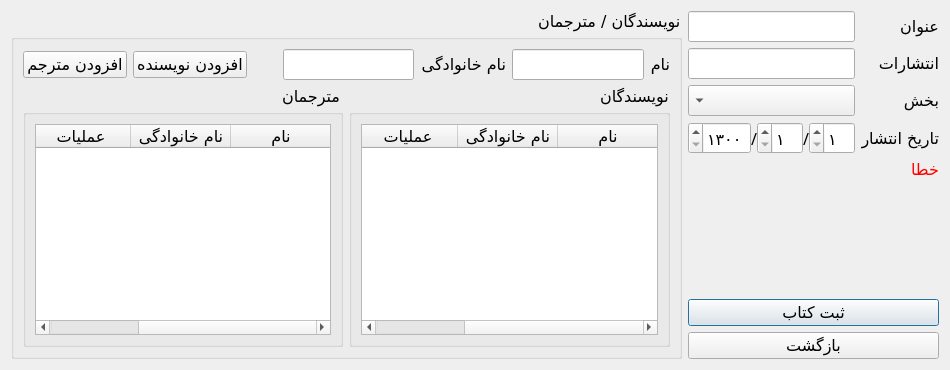
<?xml version="1.0" encoding="UTF-8"?>
<ui version="4.0">
 <class>AddBookDialog</class>
 <widget class="QDialog" name="AddBookDialog">
  <property name="geometry">
   <rect>
    <x>0</x>
    <y>0</y>
    <width>950</width>
    <height>370</height>
   </rect>
  </property>
  <property name="sizePolicy">
   <sizepolicy hsizetype="Fixed" vsizetype="Fixed">
    <horstretch>0</horstretch>
    <verstretch>0</verstretch>
   </sizepolicy>
  </property>
  <property name="minimumSize">
   <size>
    <width>950</width>
    <height>370</height>
   </size>
  </property>
  <property name="maximumSize">
   <size>
    <width>950</width>
    <height>370</height>
   </size>
  </property>
  <property name="font">
   <font>
    <family>B Nazanin</family>
    <pointsize>12</pointsize>
   </font>
  </property>
  <property name="windowTitle">
   <string>افزودن کتاب</string>
  </property>
  <property name="layoutDirection">
   <enum>Qt::RightToLeft</enum>
  </property>
  <property name="locale">
   <locale language="Persian" country="Iran"/>
  </property>
  <layout class="QHBoxLayout" name="horizontalLayout_4">
   <item>
    <layout class="QVBoxLayout" name="vlay_info">
     <item>
      <layout class="QFormLayout" name="flay_info">
       <item row="0" column="0">
        <widget class="QLabel" name="lbl_title_title">
         <property name="text">
          <string>عنوان</string>
         </property>
        </widget>
       </item>
       <item row="0" column="1">
        <widget class="QLineEdit" name="txt_title"/>
       </item>
       <item row="1" column="0">
        <widget class="QLabel" name="lbl_pub_title">
         <property name="text">
          <string>انتشارات</string>
         </property>
        </widget>
       </item>
       <item row="1" column="1">
        <widget class="QLineEdit" name="txt_publication"/>
       </item>
       <item row="2" column="0">
        <widget class="QLabel" name="lbl_section_title">
         <property name="text">
          <string>بخش</string>
         </property>
        </widget>
       </item>
       <item row="2" column="1">
        <widget class="QComboBox" name="cmb_section"/>
       </item>
       <item row="3" column="0">
        <widget class="QLabel" name="lbl_pub_date_title">
         <property name="text">
          <string>تاریخ انتشار</string>
         </property>
        </widget>
       </item>
       <item row="3" column="1">
        <layout class="QHBoxLayout" name="hlay_date" stretch="2,1,2,1,3">
         <property name="spacing">
          <number>0</number>
         </property>
         <item>
          <widget class="QSpinBox" name="spn_day">
           <property name="minimum">
            <number>1</number>
           </property>
           <property name="maximum">
            <number>31</number>
           </property>
          </widget>
         </item>
         <item>
          <widget class="QLabel" name="lbl_slash2">
           <property name="text">
            <string>/</string>
           </property>
           <property name="alignment">
            <set>Qt::AlignCenter</set>
           </property>
          </widget>
         </item>
         <item>
          <widget class="QSpinBox" name="spn_month">
           <property name="minimum">
            <number>1</number>
           </property>
           <property name="maximum">
            <number>12</number>
           </property>
          </widget>
         </item>
         <item>
          <widget class="QLabel" name="lbl_slash1">
           <property name="text">
            <string>/</string>
           </property>
           <property name="alignment">
            <set>Qt::AlignCenter</set>
           </property>
          </widget>
         </item>
         <item>
          <widget class="QSpinBox" name="spn_year">
           <property name="minimum">
            <number>1300</number>
           </property>
           <property name="maximum">
            <number>1500</number>
           </property>
          </widget>
         </item>
        </layout>
       </item>
      </layout>
     </item>
     <item>
      <widget class="QLabel" name="lbl_error">
       <property name="palette">
        <palette>
         <active>
          <colorrole role="WindowText">
           <brush brushstyle="SolidPattern">
            <color alpha="255">
             <red>255</red>
             <green>0</green>
             <blue>0</blue>
            </color>
           </brush>
          </colorrole>
         </active>
         <inactive>
          <colorrole role="WindowText">
           <brush brushstyle="SolidPattern">
            <color alpha="255">
             <red>255</red>
             <green>0</green>
             <blue>0</blue>
            </color>
           </brush>
          </colorrole>
         </inactive>
         <disabled>
          <colorrole role="WindowText">
           <brush brushstyle="SolidPattern">
            <color alpha="255">
             <red>120</red>
             <green>120</green>
             <blue>120</blue>
            </color>
           </brush>
          </colorrole>
         </disabled>
        </palette>
       </property>
       <property name="text">
        <string>خطا</string>
       </property>
      </widget>
     </item>
     <item>
      <spacer name="verticalSpacer">
       <property name="orientation">
        <enum>Qt::Vertical</enum>
       </property>
       <property name="sizeHint" stdset="0">
        <size>
         <width>20</width>
         <height>40</height>
        </size>
       </property>
      </spacer>
     </item>
     <item>
      <widget class="QPushButton" name="btn_add_book">
       <property name="text">
        <string>ثبت کتاب</string>
       </property>
      </widget>
     </item>
     <item>
      <widget class="QPushButton" name="btn_back">
       <property name="text">
        <string>بازگشت</string>
       </property>
      </widget>
     </item>
    </layout>
   </item>
   <item>
    <widget class="QGroupBox" name="grp_author_translator">
     <property name="title">
      <string>نویسندگان / مترجمان</string>
     </property>
     <layout class="QVBoxLayout" name="verticalLayout">
      <item>
       <layout class="QHBoxLayout" name="hlay_add_author_translator">
        <item>
         <widget class="QLabel" name="lbl_fname">
          <property name="text">
           <string>نام</string>
          </property>
         </widget>
        </item>
        <item>
         <widget class="QLineEdit" name="txt_fname"/>
        </item>
        <item>
         <widget class="QLabel" name="lbl_lname">
          <property name="text">
           <string>نام خانوادگی</string>
          </property>
         </widget>
        </item>
        <item>
         <widget class="QLineEdit" name="txt_lname"/>
        </item>
        <item>
         <spacer name="horizontalSpacer">
          <property name="orientation">
           <enum>Qt::Horizontal</enum>
          </property>
          <property name="sizeHint" stdset="0">
           <size>
            <width>40</width>
            <height>20</height>
           </size>
          </property>
         </spacer>
        </item>
        <item>
         <widget class="QPushButton" name="btn_add_author">
          <property name="text">
           <string>افزودن نویسنده</string>
          </property>
         </widget>
        </item>
        <item>
         <widget class="QPushButton" name="btn_add_translator">
          <property name="text">
           <string>افزودن مترجم</string>
          </property>
         </widget>
        </item>
       </layout>
      </item>
      <item>
       <layout class="QHBoxLayout" name="hlay_tables">
        <item>
         <widget class="QGroupBox" name="grp_authors">
          <property name="title">
           <string>نویسندگان</string>
          </property>
          <layout class="QVBoxLayout" name="verticalLayout_3">
           <item>
            <widget class="QTableWidget" name="tbl_authors">
             <property name="selectionBehavior">
              <enum>QAbstractItemView::SelectRows</enum>
             </property>
             <column>
              <property name="text">
               <string>نام</string>
              </property>
              <property name="font">
               <font>
                <family>B Nazanin</family>
                <pointsize>12</pointsize>
               </font>
              </property>
             </column>
             <column>
              <property name="text">
               <string>نام خانوادگی</string>
              </property>
              <property name="font">
               <font>
                <family>B Nazanin</family>
                <pointsize>12</pointsize>
               </font>
              </property>
             </column>
             <column>
              <property name="text">
               <string>عملیات</string>
              </property>
              <property name="font">
               <font>
                <family>B Nazanin</family>
                <pointsize>12</pointsize>
               </font>
              </property>
             </column>
            </widget>
           </item>
          </layout>
         </widget>
        </item>
        <item>
         <widget class="QGroupBox" name="grp_translators">
          <property name="title">
           <string>مترجمان</string>
          </property>
          <layout class="QVBoxLayout" name="verticalLayout_2">
           <item>
            <widget class="QTableWidget" name="tbl_translators">
             <property name="selectionBehavior">
              <enum>QAbstractItemView::SelectRows</enum>
             </property>
             <column>
              <property name="text">
               <string>نام</string>
              </property>
              <property name="font">
               <font>
                <family>B Nazanin</family>
                <pointsize>12</pointsize>
               </font>
              </property>
             </column>
             <column>
              <property name="text">
               <string>نام خانوادگی</string>
              </property>
              <property name="font">
               <font>
                <family>B Nazanin</family>
                <pointsize>12</pointsize>
               </font>
              </property>
             </column>
             <column>
              <property name="text">
               <string>عملیات</string>
              </property>
              <property name="font">
               <font>
                <family>B Nazanin</family>
                <pointsize>12</pointsize>
               </font>
              </property>
             </column>
            </widget>
           </item>
          </layout>
         </widget>
        </item>
       </layout>
      </item>
     </layout>
    </widget>
   </item>
  </layout>
 </widget>
 <resources/>
 <connections/>
</ui>
